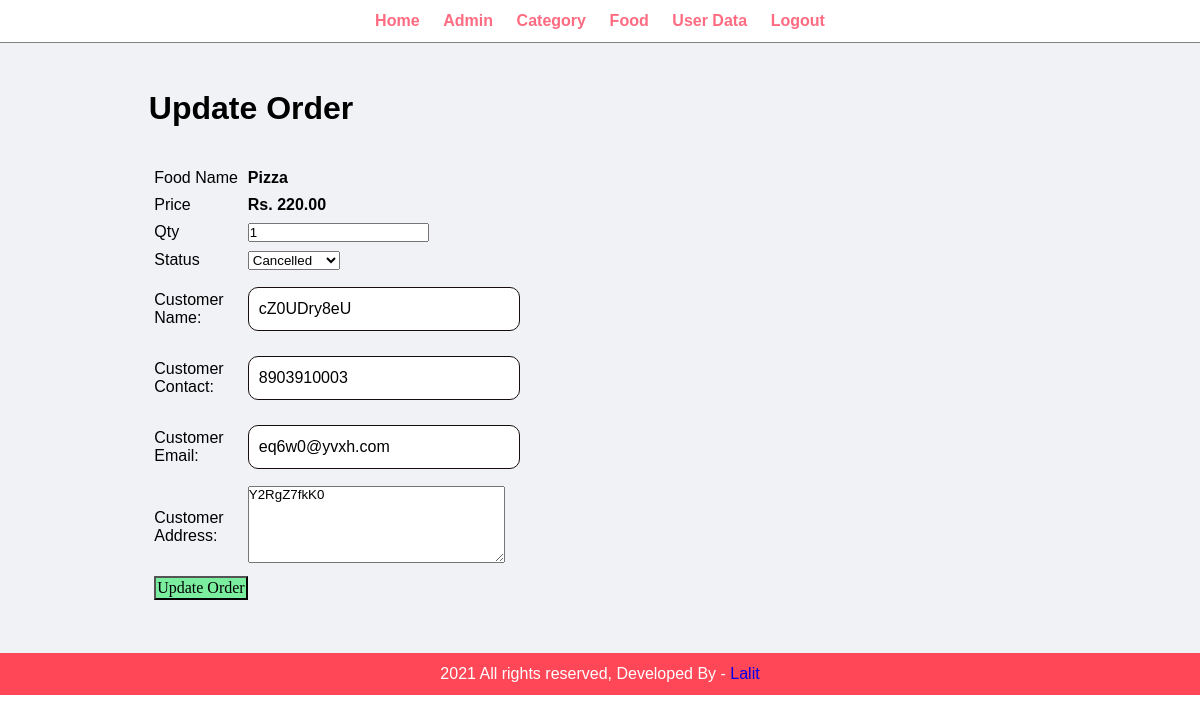
Page /admin/update-order.php?id=10 (signed in) on the committed database.
### tables this page shows
CREATE TABLE `tbl_order` (
  `id` int(10) UNSIGNED NOT NULL,
  `food` varchar(150) NOT NULL,
  `price` decimal(10,2) NOT NULL,
  `qty` int(11) NOT NULL,
  `total` decimal(10,2) NOT NULL,
  `order_date` datetime NOT NULL,
  `status` varchar(20) NOT NULL,
  `customer_name` varchar(150) NOT NULL,
  `customer_contact` varchar(20) NOT NULL,
  `customer_email` varchar(150) NOT NULL,
  `customer_address` varchar(255) NOT NULL
);

### admin/update-order.php (the view, shortened to what this page needs)
<?php include('partials/menu.php'); ?>
<div class="main-content">
    <div class="wrapper">
        <h1>Update Order</h1>
        <br><br>
        <?php
            if(isset($_GET['id']))
            {
                $id=$_GET['id'];
                $sql = "SELECT * FROM tbl_order WHERE id=$id";
                $res = mysqli_query($conn, $sql);
                $count = mysqli_num_rows($res);
                if($count==1)
                {
                    $row=mysqli_fetch_assoc($res);
                    $food = $row['food'];
                    $price = $row['price'];
                    $qty = $row['qty'];
                    $status = $row['status'];
                    $customer_name = $row['customer_name'];
                    $customer_contact = $row['customer_contact'];
                    $customer_email = $row['customer_email'];
                    $customer_address= $row['customer_address'];
                }
                else
                {
                    header('location:'.SITEURL.'admin/manage-order.php');
                }
            }
            else
            {
                header('location:'.SITEURL.'admin/manage-order.php');
            }
        ?>
        <form action="" method="POST">
            <table class="tbl-30">
                <tr>
                    <td>Food Name</td>
                    <td><b> <?php echo $food; ?> </b></td>
                </tr>
                <tr>
                    <td>Price</td>
                    <td>
                        <b> Rs. <?php echo $price; ?></b>
                    </td>
                </tr>
                <tr>
                    <td>Qty</td>
                    <td>
                        <input type="number" name="qty" value="<?php echo $qty; ?>">
                    </td>
                </tr>
                <tr>
                    <td>Status</td>
                    <td>
                        <select name="status">
                            <option <?php if($status=="Cancelled"){echo "selected";} ?> value="Cancelled">Cancelled</option>
                        </select>
                    </td>
                </tr>
                <tr>
                    <td>Customer Name: </td>
                    <td>
                        <input type="text" name="customer_name" value="<?php echo $customer_name; ?>">
                    </td>
                </tr>
                <tr>
                    <td>Customer Contact: </td>
                    <td>
                        <input type="text" name="customer_contact" value="<?php echo $customer_contact; ?>">
                    </td>
                </tr>
                <tr>
                    <td>Customer Email: </td>
                    <td>
                        <input type="text" name="customer_email" value="<?php echo $customer_email; ?>">
                    </td>
                </tr>
                <tr>
                    <td>Customer Address: </td>
                    <td>
                        <textarea name="customer_address" cols="30" rows="5"><?php echo $customer_address; ?></textarea>
                    </td>
                </tr>
                <tr>
                    <td clospan="2">
                        <input type="submit" name="submit" value="Update Order" class="btn-secondary">
                    </td>
                </tr>
            </table>
        </form>
    </div>
</div>
<?php include('partials/footer.php'); ?>

### css/admin.css (style rules this page uses)
* { margin: 0; padding: 0; font-family: Arial, Helvetica, sans-serif; }
.wrapper { padding: 1%; width: 80%; margin: 0 auto; }
.tbl-30 { width: 30%; }
table tr td { padding: 1%; }
.btn-secondary { background-color: #7bed9f; padding: 1%; color: black; text-decoration: none; font-family: bold; font-size: 1rem; }
.main-content { background-color: #f1f2f6; padding: 3%; }
input[type=text], input[type=password] { width: 100%; margin: 8px 0; display: inline-block; border: 1.5px solid rgb(22, 14, 14); padding: 12px 10px; border-radius: 10px; font-size: 1rem; }

### rows in the picture
tbl_order: food "Pizza", price "220.00", qty "1", status "Cancelled", customer_name "cZ0UDry8eU", customer_contact "8903910003", customer_email "eq6w0@yvxh.com", customer_address "Y2RgZ7fkK0"
